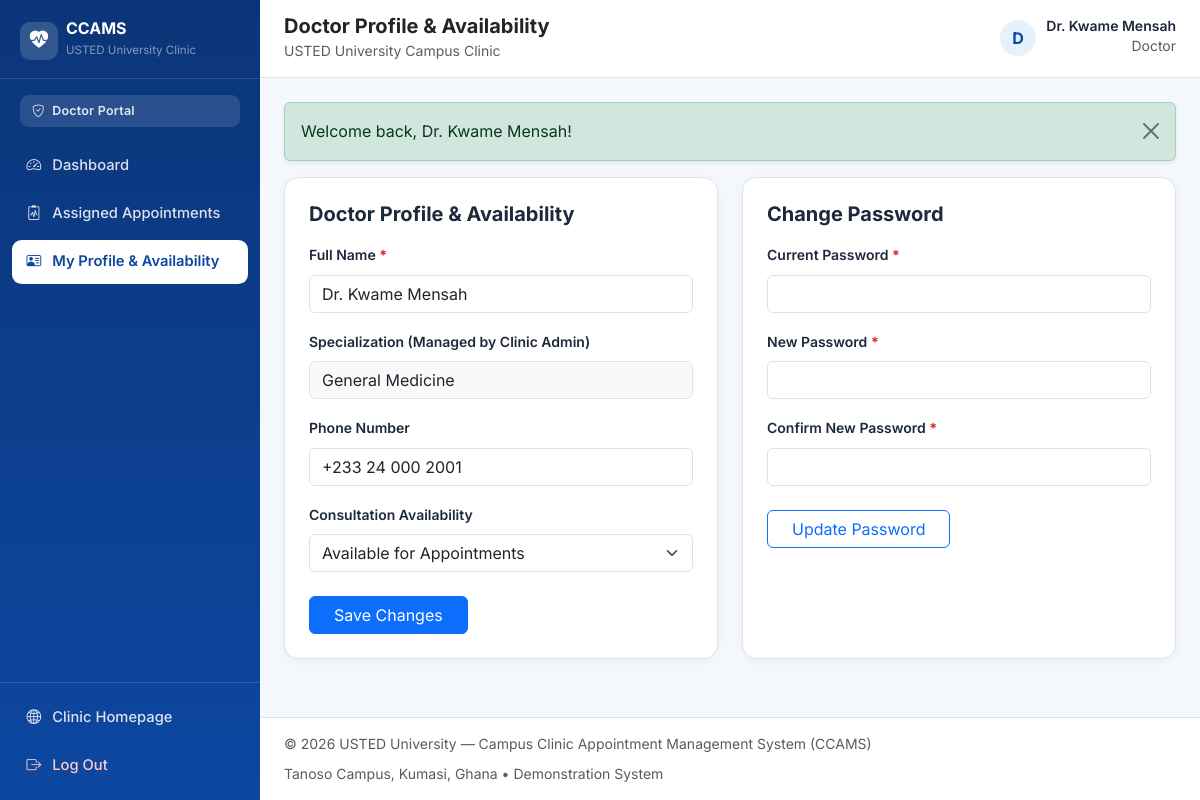
Page /doctor/profile.php (signed in) on the committed database.
### tables this page shows
CREATE TABLE `users` (
    `user_id` INT UNSIGNED NOT NULL AUTO_INCREMENT,
    `full_name` VARCHAR(120) NOT NULL,
    `email` VARCHAR(150) NOT NULL,
    `password_hash` VARCHAR(255) NOT NULL,
    `phone` VARCHAR(25) DEFAULT NULL,
    `role` ENUM('student', 'doctor', 'admin') NOT NULL DEFAULT 'student',
    `account_status` ENUM('active', 'inactive') NOT NULL DEFAULT 'active',
    `created_at` TIMESTAMP NOT NULL DEFAULT CURRENT_TIMESTAMP,
    `updated_at` TIMESTAMP NOT NULL DEFAULT CURRENT_TIMESTAMP ON UPDATE CURRENT_TIMESTAMP,
    PRIMARY KEY (`user_id`),
    UNIQUE KEY `uq_users_email` (`email`),
    KEY `idx_users_role_status` (`role`, `account_status`)
);

CREATE TABLE `doctors` (
    `doctor_id` INT UNSIGNED NOT NULL AUTO_INCREMENT,
    `user_id` INT UNSIGNED NOT NULL,
    `specialization` VARCHAR(120) NOT NULL,
    `availability_status` ENUM('available', 'unavailable') NOT NULL DEFAULT 'available',
    `created_at` TIMESTAMP NOT NULL DEFAULT CURRENT_TIMESTAMP,
    PRIMARY KEY (`doctor_id`),
    UNIQUE KEY `uq_doctors_user_id` (`user_id`),
    KEY `idx_doctors_specialization` (`specialization`),
    KEY `idx_doctors_availability` (`availability_status`),
    CONSTRAINT `fk_doctors_user`
        FOREIGN KEY (`user_id`) REFERENCES `users` (`user_id`)
        ON DELETE CASCADE ON UPDATE CASCADE
);

### config/database.example.php (called while the page is built)
<?php
return [
    'db' => [
        'host' => getenv('DB_HOST') ?: '127.0.0.1',
        'port' => getenv('DB_PORT') ?: '3306',
        'name' => getenv('DB_NAME') ?: 'campus_clinic',
        'user' => getenv('DB_USER') ?: 'root',
        'pass' => getenv('DB_PASS') ?: '',
        'charset' => 'utf8mb4',
    ],
    'app' => [
        'name' => 'CCAMS — USTED University Campus Clinic',
        'university' => 'USTED University',
        'base_path' => '',
        'cancellation_cutoff_hours' => 2,
    ],
    'notifications' => [
        'default_external_mode' => 'mock',
        'sms_sandbox_endpoint' => getenv('SMS_SANDBOX_ENDPOINT') ?: '',
        'sms_sandbox_api_key' => getenv('SMS_SANDBOX_API_KEY') ?: '',
        'sms_sender_id' => 'USTEDClinic',
    ],
];

### config/database.php (called while the page is built, shortened)
<?php
if (!function_exists('ccams_config')) {
    function ccams_config(): array
    {
        static $config = null;
        if ($config !== null) {
            return $config;
        }
        $defaults = require __DIR__ . '/database.example.php';
        if ($defaults['app']['base_path'] === '' && isset($_SERVER['SCRIPT_NAME'])) {
            $scriptName = str_replace('\\', '/', $_SERVER['SCRIPT_NAME']);
            foreach (['/student/', '/doctor/', '/admin/'] as $subDir) {
                $pos = strpos($scriptName, $subDir);
                if ($pos !== false) {
                    $defaults['app']['base_path'] = substr($scriptName, 0, $pos);
                    break;
                }
            }
            if ($defaults['app']['base_path'] === '') {
                $dir = rtrim(dirname($scriptName), '/');
                $defaults['app']['base_path'] = ($dir === '.' ? '' : $dir);
            }
        }
        $config = $defaults;
        return $config;
    }
}

### includes/functions.php (called while the page is built, shortened)
<?php
function e(?string $value): string
{
    return htmlspecialchars((string) ($value ?? ''), ENT_QUOTES | ENT_SUBSTITUTE, 'UTF-8');
}
function app_url(string $path = ''): string
{
    $cfg = ccams_config();
    $base = rtrim($cfg['app']['base_path'], '/');
    $path = ltrim($path, '/');
    return $base . ($path !== '' ? '/' . $path : '/');
}
function get_flashes(): array
{
    $messages = $_SESSION['flash_messages'];
    return $messages;
}
function is_active_nav(string $target): string
{
    $current = str_replace('\\', '/', $_SERVER['SCRIPT_NAME'] ?? '');
    return str_ends_with($current, '/' . ltrim($target, '/')) ? 'active' : '';
}

### includes/auth.php (called while the page is built, shortened)
<?php
require_once __DIR__ . '/../config/database.php';
require_once __DIR__ . '/functions.php';
function is_logged_in(): bool
{
    return isset($_SESSION['user_id'], $_SESSION['role']) && (int) $_SESSION['user_id'] > 0;
}
function current_user(): ?array
{
    static $cached = null;
    $sessionUserId = (int) $_SESSION['user_id'];
    if ($cached !== null && (int) $cached['user_id'] === $sessionUserId) {
        return $cached;
    }
    $pdo = get_pdo();
    $stmt = $pdo->prepare(
        'SELECT user_id, full_name, email, phone, role, account_status, created_at
         FROM users
         WHERE user_id = :id AND account_status = "active"
         LIMIT 1'
    );
    $stmt->execute(['id' => $sessionUserId]);
    $user = $stmt->fetch();
    $cached = $user;
    return $cached;
}
function require_auth(string|array|null $allowedRoles = null): array
{
    $user = current_user();
    return $user;
}
function require_doctor_record(int $userId): array
{
    $pdo = get_pdo();
    $stmt = $pdo->prepare(
        'SELECT d.*, u.full_name, u.email, u.phone, u.account_status
         FROM doctors d
         INNER JOIN users u ON u.user_id = d.user_id
         WHERE d.user_id = :uid
         LIMIT 1'
    );
    $stmt->execute(['uid' => $userId]);
    $doctor = $stmt->fetch();
    return $doctor;
}

### doctor/profile.php (the view, shortened to what this page needs)
<?php
require_once __DIR__ . '/../includes/auth.php';
$user = require_auth('doctor');
$doctor = require_doctor_record((int) $user['user_id']);
$pageTitle = 'Doctor Profile & Availability';
$layoutMode = 'dashboard';
require_once __DIR__ . '/../includes/header.php';
?>
<div class="row g-4">
    <div class="col-lg-6">
        <div class="ccams-card p-4 h-100">
            <h2 class="h5 fw-bold mb-3">Doctor Profile &amp; Availability</h2>
            <form method="post" action="<?php echo e(app_url('doctor/profile.php')); ?>" data-loading>
                <div class="mb-3">
                    <label for="docName" class="form-label small fw-semibold">Full Name <span class="required-star">*</span></label>
                    <input type="text" id="docName" name="full_name" class="form-control" value="<?php echo e($doctor['full_name']); ?>" required>
                </div>
                <div class="mb-3">
                    <label for="docSpec" class="form-label small fw-semibold">Specialization (Managed by Clinic Admin)</label>
                    <input type="text" id="docSpec" class="form-control bg-light" value="<?php echo e($doctor['specialization']); ?>" disabled>
                </div>
                <div class="mb-3">
                    <label for="docPhone" class="form-label small fw-semibold">Phone Number</label>
                    <input type="tel" id="docPhone" name="phone" class="form-control" value="<?php echo e((string) ($doctor['phone'] ?? '')); ?>">
                </div>
                <div class="mb-4">
                    <label for="docAvail" class="form-label small fw-semibold">Consultation Availability</label>
                    <select id="docAvail" name="availability_status" class="form-select">
                        <option value="available" <?php echo $doctor['availability_status'] === 'available' ? 'selected' : ''; ?>>Available for Appointments</option>
                    </select>
                </div>
                <button type="submit" class="btn btn-primary px-4">Save Changes</button>
            </form>
        </div>
    </div>
    <div class="col-lg-6">
        <div class="ccams-card p-4 h-100">
            <h2 class="h5 fw-bold mb-3">Change Password</h2>
            <form method="post" action="<?php echo e(app_url('doctor/profile.php')); ?>" data-loading>
                <div class="mb-3">
                    <label for="docCurrPw" class="form-label small fw-semibold">Current Password <span class="required-star">*</span></label>
                    <input type="password" id="docCurrPw" name="current_password" class="form-control" required>
                </div>
                <div class="mb-3">
                    <label for="docNewPw" class="form-label small fw-semibold">New Password <span class="required-star">*</span></label>
                    <input type="password" id="docNewPw" name="new_password" class="form-control" minlength="8" required>
                </div>
                <div class="mb-4">
                    <label for="docConfPw" class="form-label small fw-semibold">Confirm New Password <span class="required-star">*</span></label>
                    <input type="password" id="docConfPw" name="confirm_password" class="form-control" minlength="8" required>
                </div>
                <button type="submit" class="btn btn-outline-primary px-4">Update Password</button>
            </form>
        </div>
    </div>
</div>
<?php require_once __DIR__ . '/../includes/footer.php'; ?>

### includes/header.php (shortened to what this page needs)
<?php
$pageTitle = $pageTitle ?? 'USTED University — Campus Clinic Appointment Management System';
$layoutMode = $layoutMode ?? 'public';
$authUser = current_user();
$flashes = get_flashes();
?>
<!DOCTYPE html>
<html lang="en">
<head>
    <link href="https://cdn.jsdelivr.net/npm/bootstrap@5.3.3/dist/css/bootstrap.min.css" rel="stylesheet">
    <link href="https://cdn.jsdelivr.net/npm/bootstrap-icons@1.11.3/font/bootstrap-icons.min.css" rel="stylesheet">
    <link href="<?php echo e(app_url('assets/css/style.css')); ?>" rel="stylesheet">
</head>
<body class="<?php echo $layoutMode === 'dashboard' ? 'ccams-dashboard-body' : 'ccams-public-body'; ?>">
<?php if ($layoutMode === 'dashboard' && $authUser): ?>
    <div class="dashboard-wrapper">
        <aside class="dashboard-sidebar" id="dashboardSidebar" aria-label="Dashboard Navigation">
            <div class="sidebar-brand">
                <a href="<?php echo e(app_url('index.php')); ?>" class="d-flex align-items-center gap-2 text-decoration-none text-white">
                    <span class="brand-emblem">
                        <i class="bi bi-heart-pulse-fill"></i>
                    </span>
                    <div>
                        <div class="fw-bold lh-1 fs-6">CCAMS</div>
                        <small class="text-white-50" style="font-size: 0.72rem;">USTED University Clinic</small>
                    </div>
                </a>
            </div>
            <div class="sidebar-role-pill">
                <i class="bi bi-shield-check me-1"></i>
                <?php echo e(ucfirst($authUser['role'])); ?> Portal
            </div>
            <nav class="sidebar-nav">
                <?php if ($authUser['role'] === 'student'): ?>
                    <a class="sidebar-link <?php echo is_active_nav('student/dashboard.php'); ?>" href="<?php echo e(app_url('student/dashboard.php')); ?>">
                        <i class="bi bi-speedometer2"></i><span>Dashboard</span>
                    </a>
                    <a class="sidebar-link <?php echo is_active_nav('student/doctors.php'); ?>" href="<?php echo e(app_url('student/doctors.php')); ?>">
                        <i class="bi bi-person-badge"></i><span>Available Doctors</span>
                    </a>
                    <a class="sidebar-link <?php echo is_active_nav('student/book_appointment.php'); ?>" href="<?php echo e(app_url('student/book_appointment.php')); ?>">
                        <i class="bi bi-calendar-plus"></i><span>Book Appointment</span>
                    </a>
                    <a class="sidebar-link <?php echo is_active_nav('student/my_appointments.php') || is_active_nav('student/appointment_details.php') ? 'active' : ''; ?>" href="<?php echo e(app_url('student/my_appointments.php')); ?>">
                        <i class="bi bi-calendar2-check"></i><span>My Appointments</span>
                    </a>
                    <a class="sidebar-link <?php echo is_active_nav('student/notifications.php'); ?>" href="<?php echo e(app_url('student/notifications.php')); ?>">
                        <i class="bi bi-bell"></i><span>Notifications</span>
                    </a>
                    <a class="sidebar-link <?php echo is_active_nav('student/profile.php'); ?>" href="<?php echo e(app_url('student/profile.php')); ?>">
                        <i class="bi bi-person-gear"></i><span>Profile &amp; Password</span>
                    </a>
                <?php elseif ($authUser['role'] === 'doctor'): ?>
                    <a class="sidebar-link <?php echo is_active_nav('doctor/dashboard.php'); ?>" href="<?php echo e(app_url('doctor/dashboard.php')); ?>">
                        <i class="bi bi-speedometer2"></i><span>Dashboard</span>
                    </a>
                    <a class="sidebar-link <?php echo is_active_nav('doctor/my_appointments.php') || is_active_nav('doctor/appointment_details.php') ? 'active' : ''; ?>" href="<?php echo e(app_url('doctor/my_appointments.php')); ?>">
                        <i class="bi bi-clipboard2-pulse"></i><span>Assigned Appointments</span>
                    </a>
                    <a class="sidebar-link <?php echo is_active_nav('doctor/profile.php'); ?>" href="<?php echo e(app_url('doctor/profile.php')); ?>">
                        <i class="bi bi-person-vcard"></i><span>My Profile &amp; Availability</span>
                    </a>
                <?php endif; ?>
            </nav>
            <div class="sidebar-footer">
                <a href="<?php echo e(app_url('index.php')); ?>" class="sidebar-link">
                    <i class="bi bi-globe2"></i><span>Clinic Homepage</span>
                </a>
                <form method="post" action="<?php echo e(app_url('logout.php')); ?>" class="mt-1">
                    <button type="submit" class="sidebar-link w-100 border-0 bg-transparent text-start text-danger-soft">
                        <i class="bi bi-box-arrow-right"></i><span>Log Out</span>
                    </button>
                </form>
            </div>
        </aside>
        <div class="dashboard-main">
            <header class="dashboard-topbar">
                <div class="d-flex align-items-center gap-3">
                    <div>
                        <h1 class="h5 mb-0 fw-bold text-dark"><?php echo e($pageTitle); ?></h1>
                        <small class="text-muted">USTED University Campus Clinic</small>
                    </div>
                </div>
                <div class="d-flex align-items-center gap-3">
                    <div class="user-profile-chip">
                        <div class="avatar-circle">
                            <?php echo e(strtoupper(substr((string) $authUser['full_name'], 0, 1))); ?>
                        </div>
                        <div class="d-none d-sm-block text-end">
                            <div class="fw-semibold small lh-1"><?php echo e($authUser['full_name']); ?></div>
                            <small class="text-muted text-capitalize"><?php echo e($authUser['role']); ?></small>
                        </div>
                    </div>
                </div>
            </header>
            <main id="main-content" class="dashboard-content">
                <?php if (!empty($flashes)): ?>
                    <?php foreach ($flashes as $flash): ?>
                        <div class="alert alert-<?php echo e($flash['type']); ?> alert-dismissible fade show shadow-sm" role="alert">
                            <?php echo e($flash['message']); ?>
                            <button type="button" class="btn-close" data-bs-dismiss="alert" aria-label="Close"></button>
                        </div>
                    <?php endforeach; ?>
                <?php endif; ?>
<?php endif; ?>

### rows in the picture
users: role "Doctor", full_name "D", full_name "Dr. Kwame Mensah"
doctors: full_name "Dr. Kwame Mensah", specialization "General Medicine", phone "+233 24 000 2001", availability_status "Available for Appointments"

### other values in the picture
$pageTitle "Doctor Profile & Availability"
$flash['message'] "Welcome back, Dr. Kwame Mensah!"
